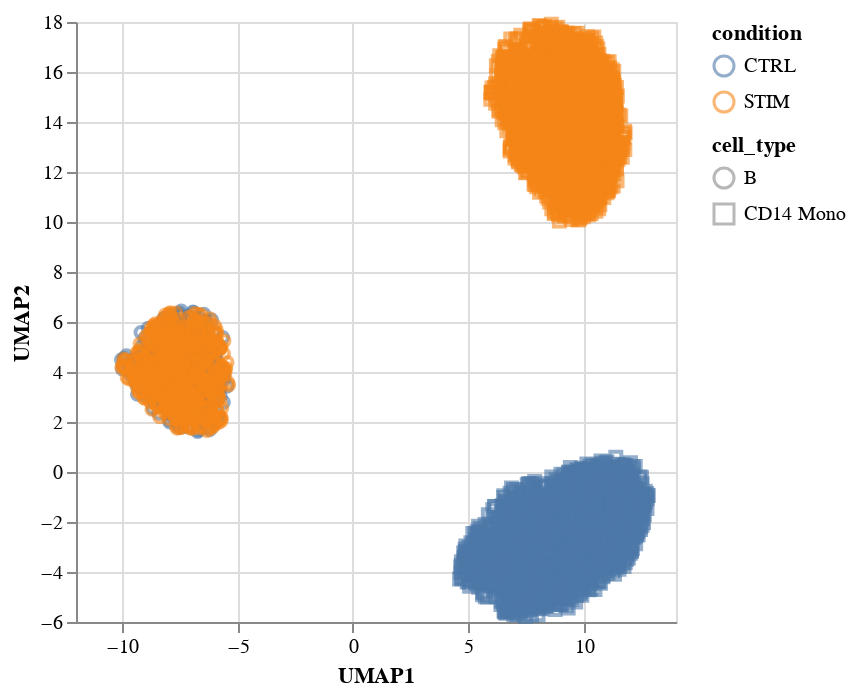

Source (notebook cell):
### Code cell
plot_umap(synthetic_null, color="condition", shape="cell_type")

### Figure 1 — Vega specification as saved in the notebook (floating-point values rounded to 4 significant figures; data arrays with more than 128 entries replaced by an {"elided": "..."} marker saying what was removed)
{"$schema": "https://vega.github.io/schema/vega/v5.json", "data": [{"name": "source_0", "values": {"elided": "5340 records"}}, {"name": "source_0_x_domain_UMAP1", "values": [{"min": -10.03, "max": 12.79}]}, {"name": "source_0_y_domain_UMAP2", "values": [{"min": -5.785, "max": 17.91}]}, {"name": "source_0_color_domain_condition", "values": [{"condition": "CTRL"}, {"condition": "STIM"}]}, {"name": "source_0_shape_domain_cell_type", "values": [{"cell_type": "CD14 Mono"}, {"cell_type": "B"}]}], "marks": [{"type": "symbol", "name": "marks", "from": {"data": "source_0"}, "encode": {"update": {"opacity": {"value": 0.6}, "stroke": {"field": "condition", "scale": "color"}, "y": {"field": "UMAP2", "scale": "y"}, "shape": {"field": "cell_type", "scale": "shape"}, "x": {"field": "UMAP1", "scale": "x"}, "fill": {"value": "transparent"}}}, "style": ["point"]}], "scales": [{"name": "x", "type": "linear", "domain": [{"signal": "(data(\"source_0_x_domain_UMAP1\")[0] || {}).min"}, {"signal": "(data(\"source_0_x_domain_UMAP1\")[0] || {}).max"}], "range": [0, {"signal": "width"}], "nice": true, "zero": true}, {"name": "y", "type": "linear", "domain": [{"signal": "(data(\"source_0_y_domain_UMAP2\")[0] || {}).min"}, {"signal": "(data(\"source_0_y_domain_UMAP2\")[0] || {}).max"}], "range": [{"signal": "height"}, 0], "zero": true, "nice": true}, {"name": "color", "type": "ordinal", "domain": {"data": "source_0_color_domain_condition", "field": "condition", "sort": true}, "range": "category"}, {"name": "shape", "type": "ordinal", "domain": {"data": "source_0_shape_domain_cell_type", "field": "cell_type", "sort": true}, "range": "symbol"}], "axes": [{"scale": "x", "zindex": 0, "gridScale": "y", "minExtent": 0, "grid": true, "labels": false, "domain": false, "aria": false, "orient": "bottom", "tickCount": {"signal": "ceil(width/40)"}, "maxExtent": 0, "ticks": false}, {"scale": "y", "minExtent": 0, "orient": "left", "aria": false, "ticks": false, "zindex": 0, "domain": false, "tickCount": {"signal": "ceil(height/40)"}, "maxExtent": 0, "gridScale": "x", "grid": true, "labels": false}, {"scale": "x", "labelFlush": true, "grid": false, "labelOverlap": true, "title": "UMAP1", "orient": "bottom", "zindex": 0, "tickCount": {"signal": "ceil(width/40)"}}, {"scale": "y", "grid": false, "tickCount": {"signal": "ceil(height/40)"}, "labelOverlap": true, "title": "UMAP2", "orient": "left", "zindex": 0}], "height": 300, "style": "cell", "padding": 5, "width": 300, "background": "white", "legends": [{"stroke": "color", "symbolType": "circle", "title": "condition", "encode": {"symbols": {"update": {"fill": {"value": "transparent"}, "opacity": {"value": 0.6}}}}}, {"shape": "shape", "symbolType": "circle", "title": "cell_type", "encode": {"symbols": {"update": {"fill": {"value": "transparent"}, "opacity": {"value": 0.6}}}}}]}
